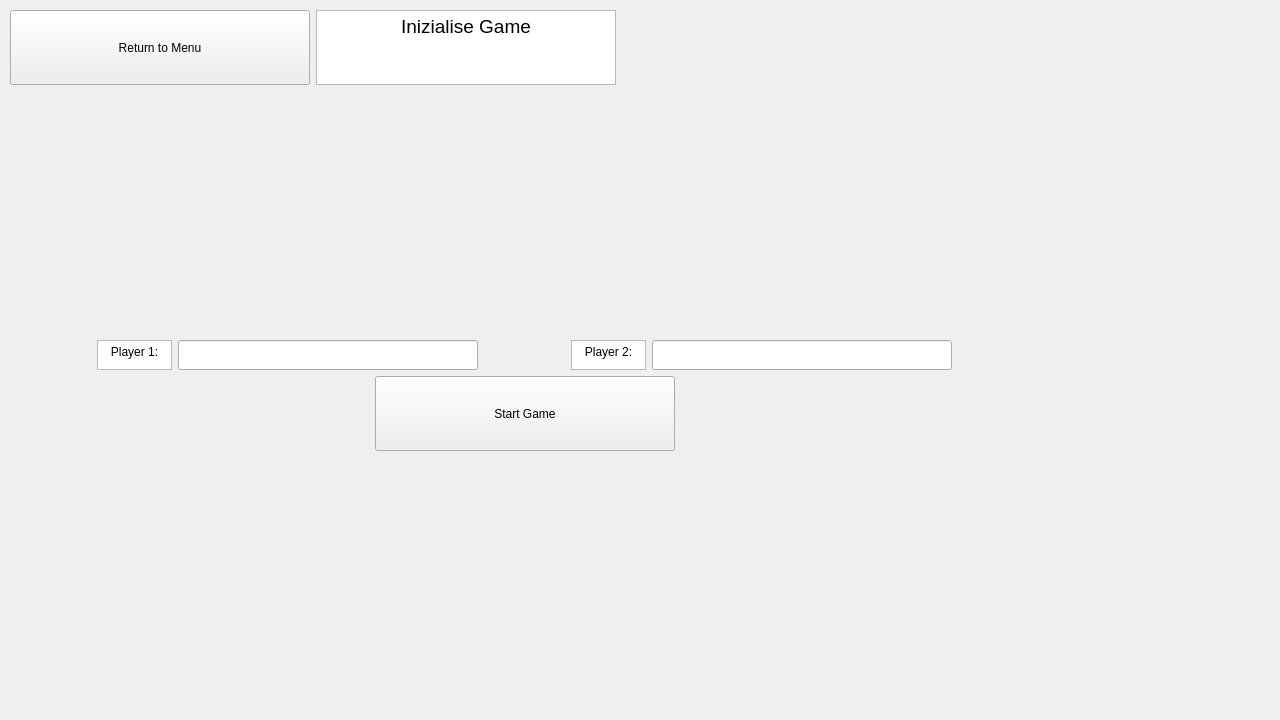
<?xml version="1.0" encoding="UTF-8"?>
<ui version="4.0">
 <class>inizialiseGame</class>
 <widget class="QWidget" name="inizialiseGame">
  <property name="geometry">
   <rect>
    <x>0</x>
    <y>0</y>
    <width>1280</width>
    <height>720</height>
   </rect>
  </property>
  <property name="sizePolicy">
   <sizepolicy hsizetype="Fixed" vsizetype="Fixed">
    <horstretch>0</horstretch>
    <verstretch>0</verstretch>
   </sizepolicy>
  </property>
  <property name="minimumSize">
   <size>
    <width>300</width>
    <height>300</height>
   </size>
  </property>
  <property name="maximumSize">
   <size>
    <width>1280</width>
    <height>720</height>
   </size>
  </property>
  <property name="windowTitle">
   <string>inizialiseGame</string>
  </property>
  <widget class="QWidget" name="verticalLayoutWidget">
   <property name="geometry">
    <rect>
     <x>10</x>
     <y>10</y>
     <width>1031</width>
     <height>441</height>
    </rect>
   </property>
   <layout class="QVBoxLayout" name="windowLayout" stretch="1,3,1">
    <property name="sizeConstraint">
     <enum>QLayout::SetDefaultConstraint</enum>
    </property>
    <item>
     <layout class="QHBoxLayout" name="TitleLayout_2" stretch="1,1,1">
      <item>
       <widget class="QPushButton" name="pbnReturntoMenu">
        <property name="enabled">
         <bool>true</bool>
        </property>
        <property name="sizePolicy">
         <sizepolicy hsizetype="Expanding" vsizetype="Fixed">
          <horstretch>0</horstretch>
          <verstretch>0</verstretch>
         </sizepolicy>
        </property>
        <property name="maximumSize">
         <size>
          <width>300</width>
          <height>75</height>
         </size>
        </property>
        <property name="text">
         <string>Return to Menu</string>
        </property>
       </widget>
      </item>
      <item>
       <widget class="QTextEdit" name="title">
        <property name="sizePolicy">
         <sizepolicy hsizetype="Expanding" vsizetype="Fixed">
          <horstretch>0</horstretch>
          <verstretch>0</verstretch>
         </sizepolicy>
        </property>
        <property name="maximumSize">
         <size>
          <width>300</width>
          <height>75</height>
         </size>
        </property>
        <property name="html">
         <string>&lt;!DOCTYPE HTML PUBLIC &quot;-//W3C//DTD HTML 4.0//EN&quot; &quot;http://www.w3.org/TR/REC-html40/strict.dtd&quot;&gt;
&lt;html&gt;&lt;head&gt;&lt;meta name=&quot;qrichtext&quot; content=&quot;1&quot; /&gt;&lt;meta charset=&quot;utf-8&quot; /&gt;&lt;style type=&quot;text/css&quot;&gt;
p, li { white-space: pre-wrap; }
hr { height: 1px; border-width: 0; }
li.unchecked::marker { content: &quot;\2610&quot;; }
li.checked::marker { content: &quot;\2612&quot;; }
&lt;/style&gt;&lt;/head&gt;&lt;body style=&quot; font-family:'Segoe UI'; font-size:9pt; font-weight:400; font-style:normal;&quot;&gt;
&lt;p align=&quot;center&quot; style=&quot; margin-top:0px; margin-bottom:0px; margin-left:0px; margin-right:0px; -qt-block-indent:0; text-indent:0px;&quot;&gt;&lt;span style=&quot; font-size:14pt;&quot;&gt;Inizialise Game&lt;/span&gt;&lt;/p&gt;&lt;/body&gt;&lt;/html&gt;</string>
        </property>
       </widget>
      </item>
      <item>
       <spacer name="horizontalSpacer">
        <property name="orientation">
         <enum>Qt::Horizontal</enum>
        </property>
        <property name="sizeType">
         <enum>QSizePolicy::Minimum</enum>
        </property>
        <property name="sizeHint" stdset="0">
         <size>
          <width>40</width>
          <height>20</height>
         </size>
        </property>
       </spacer>
      </item>
     </layout>
    </item>
    <item>
     <layout class="QGridLayout" name="gLayout1" rowstretch="1,0" columnstretch="0,0">
      <property name="sizeConstraint">
       <enum>QLayout::SetDefaultConstraint</enum>
      </property>
      <item row="1" column="1">
       <layout class="QHBoxLayout" name="p2Layout" stretch="2,3">
        <item>
         <widget class="QTextEdit" name="p2Text">
          <property name="maximumSize">
           <size>
            <width>75</width>
            <height>30</height>
           </size>
          </property>
          <property name="html">
           <string>&lt;!DOCTYPE HTML PUBLIC &quot;-//W3C//DTD HTML 4.0//EN&quot; &quot;http://www.w3.org/TR/REC-html40/strict.dtd&quot;&gt;
&lt;html&gt;&lt;head&gt;&lt;meta name=&quot;qrichtext&quot; content=&quot;1&quot; /&gt;&lt;meta charset=&quot;utf-8&quot; /&gt;&lt;style type=&quot;text/css&quot;&gt;
p, li { white-space: pre-wrap; }
hr { height: 1px; border-width: 0; }
li.unchecked::marker { content: &quot;\2610&quot;; }
li.checked::marker { content: &quot;\2612&quot;; }
&lt;/style&gt;&lt;/head&gt;&lt;body style=&quot; font-family:'Segoe UI'; font-size:9pt; font-weight:400; font-style:normal;&quot;&gt;
&lt;p align=&quot;center&quot; style=&quot; margin-top:0px; margin-bottom:0px; margin-left:0px; margin-right:0px; -qt-block-indent:0; text-indent:0px;&quot;&gt;Player 2:&lt;/p&gt;&lt;/body&gt;&lt;/html&gt;</string>
          </property>
         </widget>
        </item>
        <item>
         <widget class="QLineEdit" name="p2LineEdit">
          <property name="maximumSize">
           <size>
            <width>300</width>
            <height>30</height>
           </size>
          </property>
         </widget>
        </item>
       </layout>
      </item>
      <item row="1" column="0">
       <layout class="QHBoxLayout" name="p1Layout" stretch="2,3">
        <item>
         <widget class="QTextEdit" name="p1Text">
          <property name="maximumSize">
           <size>
            <width>75</width>
            <height>30</height>
           </size>
          </property>
          <property name="html">
           <string>&lt;!DOCTYPE HTML PUBLIC &quot;-//W3C//DTD HTML 4.0//EN&quot; &quot;http://www.w3.org/TR/REC-html40/strict.dtd&quot;&gt;
&lt;html&gt;&lt;head&gt;&lt;meta name=&quot;qrichtext&quot; content=&quot;1&quot; /&gt;&lt;meta charset=&quot;utf-8&quot; /&gt;&lt;style type=&quot;text/css&quot;&gt;
p, li { white-space: pre-wrap; }
hr { height: 1px; border-width: 0; }
li.unchecked::marker { content: &quot;\2610&quot;; }
li.checked::marker { content: &quot;\2612&quot;; }
&lt;/style&gt;&lt;/head&gt;&lt;body style=&quot; font-family:'Segoe UI'; font-size:9pt; font-weight:400; font-style:normal;&quot;&gt;
&lt;p align=&quot;center&quot; style=&quot; margin-top:0px; margin-bottom:0px; margin-left:0px; margin-right:0px; -qt-block-indent:0; text-indent:0px;&quot;&gt;Player 1:&lt;/p&gt;&lt;/body&gt;&lt;/html&gt;</string>
          </property>
         </widget>
        </item>
        <item>
         <widget class="QLineEdit" name="p1LineEdit">
          <property name="maximumSize">
           <size>
            <width>300</width>
            <height>30</height>
           </size>
          </property>
         </widget>
        </item>
       </layout>
      </item>
      <item row="0" column="1">
       <widget class="QLabel" name="p2Picture">
        <property name="styleSheet">
         <string notr="true">image: url(:/InizialiseGame/Assets/inizialiseGame/Yasuo.jpg);</string>
        </property>
        <property name="text">
         <string/>
        </property>
       </widget>
      </item>
      <item row="0" column="0">
       <widget class="QLabel" name="p1Picture">
        <property name="styleSheet">
         <string notr="true"/>
        </property>
        <property name="frameShape">
         <enum>QFrame::NoFrame</enum>
        </property>
        <property name="text">
         <string/>
        </property>
       </widget>
      </item>
     </layout>
    </item>
    <item>
     <layout class="QHBoxLayout" name="hLayout2">
      <item>
       <widget class="QPushButton" name="pbnStartGame">
        <property name="maximumSize">
         <size>
          <width>300</width>
          <height>75</height>
         </size>
        </property>
        <property name="text">
         <string>Start Game</string>
        </property>
       </widget>
      </item>
     </layout>
    </item>
   </layout>
  </widget>
 </widget>
 <resources/>
 <connections/>
</ui>
